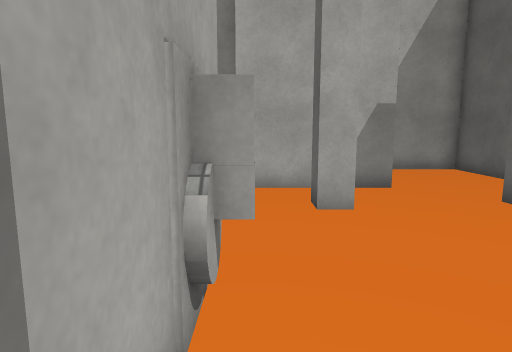
View 1 (above)

16 first-person views from a walk through a 3-D level made in the Unity game engine. The camera is 1.5 m above the floor, tilts 8° down and sees 75° across. The floor is counted in squares, 1 m on a side. Each view is taken from the middle of a square. On the plan, view 1 faces up. The plan holds only what a view shows up to about 15 squares ahead; the rest is blank. Surface patterns are stand-ins for the level's own textures.

View 2
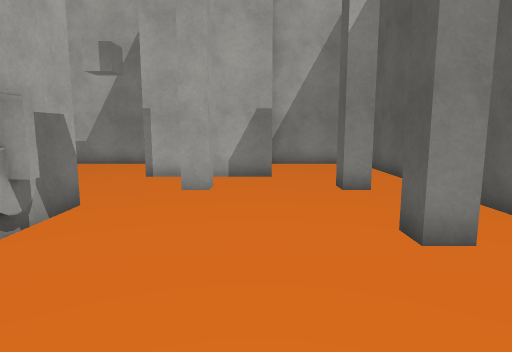

View 3
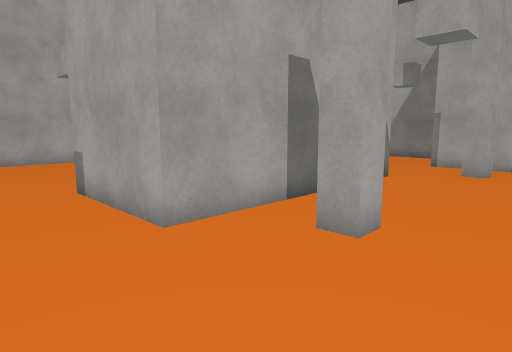

View 4
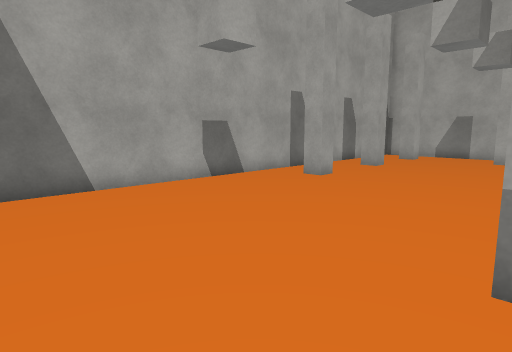

View 5
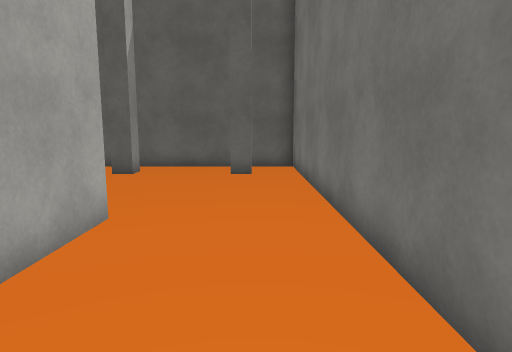

View 6
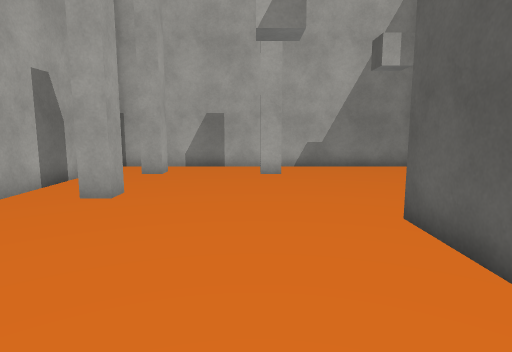

View 7
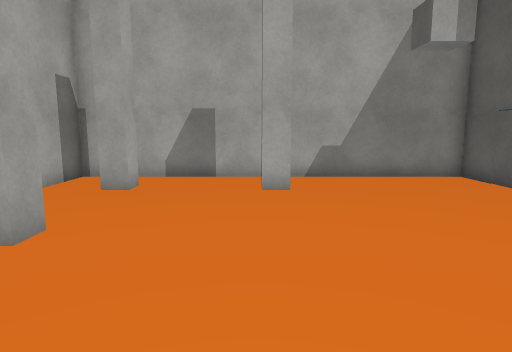

View 8
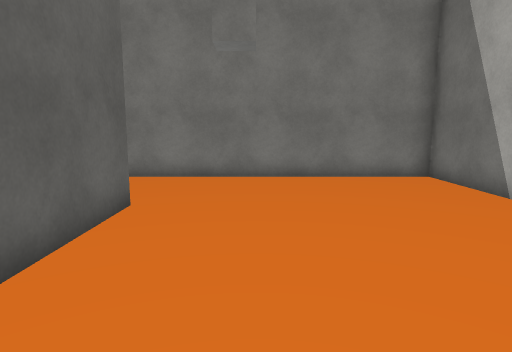

View 9
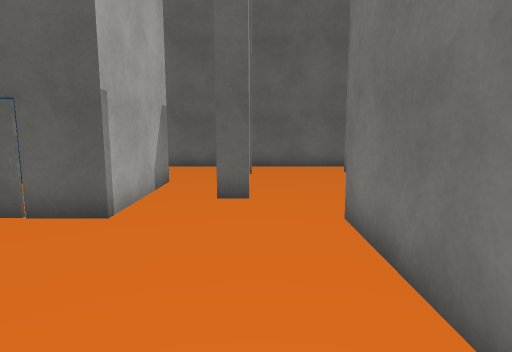

View 10
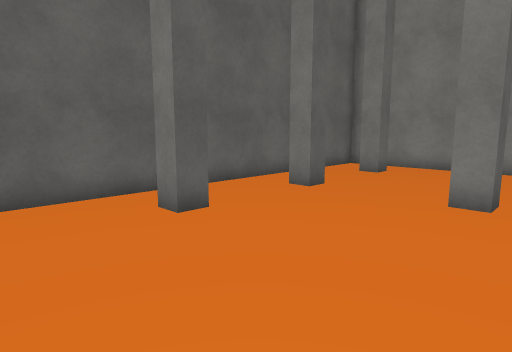

View 11
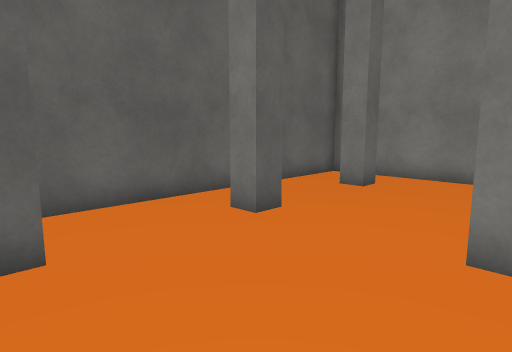

View 12
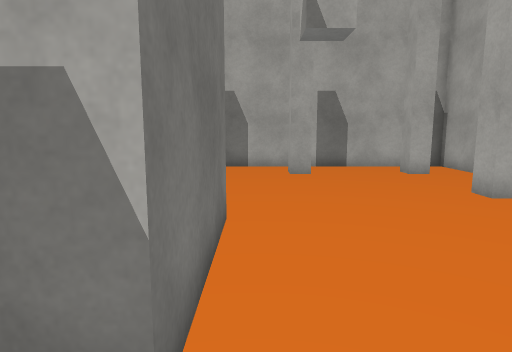

View 13
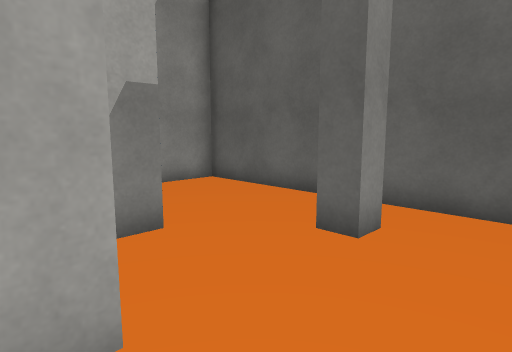

View 14
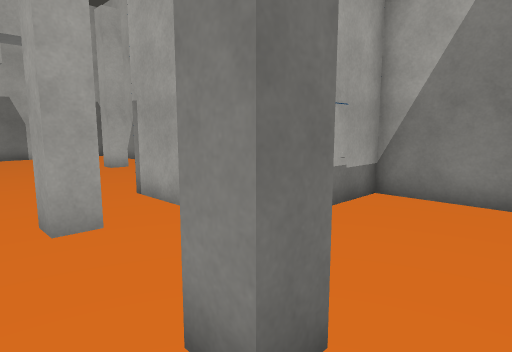

View 15
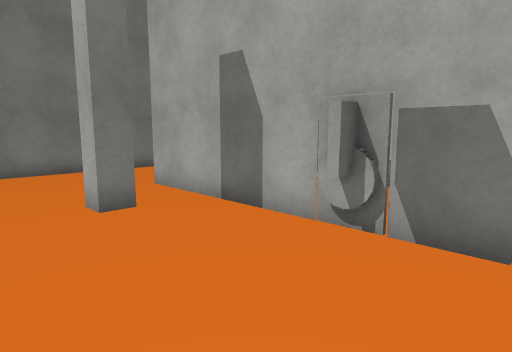

View 16
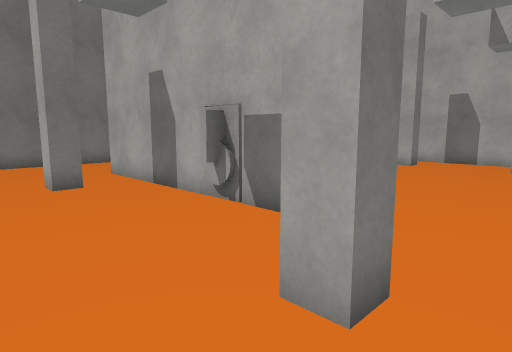

### Floor plan
Points are (right, up) in squares from view 1. A wall is a line through its corners. A room is listed if a view was taken in it or the views show most of it. See-through windows are left out.
Room 1 (views 1, 2, 3, 4, 5, 6, 7, 8, 9, 10, 11, 12, 13, 14, 15, 16)
walls: (-4.5, 2) (-4.5, 4.5) (-0.5, 4.5) (-0.5, 3.4); (-0.5, 1.6) (-0.5, 0.4); (1.1, -1.2) (1.9, -1.2) (1.9, -1.8) (1.1, -1.8) (1.1, -1.2); (-2.4, -3.5) (-4.5, -3.5) (-4.5, -0.1); (1.1, 6.1) (1.1, 6.9) (1.9, 6.9) (1.9, 6.1) (1.1, 6.1); (-10.9, 2.8) (-10.1, 2.8) (-10.1, 2.2) (-10.9, 2.2); (-10.1, 6.9) (-10.1, 6.1) (-10.9, 6.1); (5.9, 2.2) (5.1, 2.2) (5.1, 2.8) (5.9, 2.8); (3.6, 8.5) (-0.5, 8.5) (-0.5, 12.5) (-6, 12.5); (-6.1, 10.9) (-6.1, 10.2) (-6.9, 10.2); (5.9, -1.8) (5.1, -1.8) (5.1, -1.2) (5.9, -1.2); (5.9, 6.9) (5.9, 6.1) (5.1, 6.1) (5.1, 6.9); (-6.8, 12.5) (-12.5, 12.5) (-12.5, -7.5) (7.5, -7.5) (7.5, 12.5) (3.5, 12.5) (3.5, 10.5); (5.1, -5.9) (5.1, -5.2) (5.9, -5.2); (-10.1, 10.9) (-10.1, 10.2) (-10.9, 10.2)
objects: other object (-1, 2) to (0, 3)

Positions as (right, up) in squares from view 1, and headings:
1: (0, 0), facing up
2: (3, -2), facing up
3: (4, -6), facing up-left
4: (-4, -7), facing up-left
5: (-6, -6), facing right
6: (-7, -1), facing up
7: (-7, 2), facing up
8: (-7, 3), facing down
9: (-6, 6), facing right
10: (0, 6), facing down-right
11: (1, 3), facing down-right
12: (1, 5), facing left
13: (1, 4), facing up-right
14: (7, 5), facing up-left
15: (4, 5), facing down-left
16: (4, 8), facing down-left
